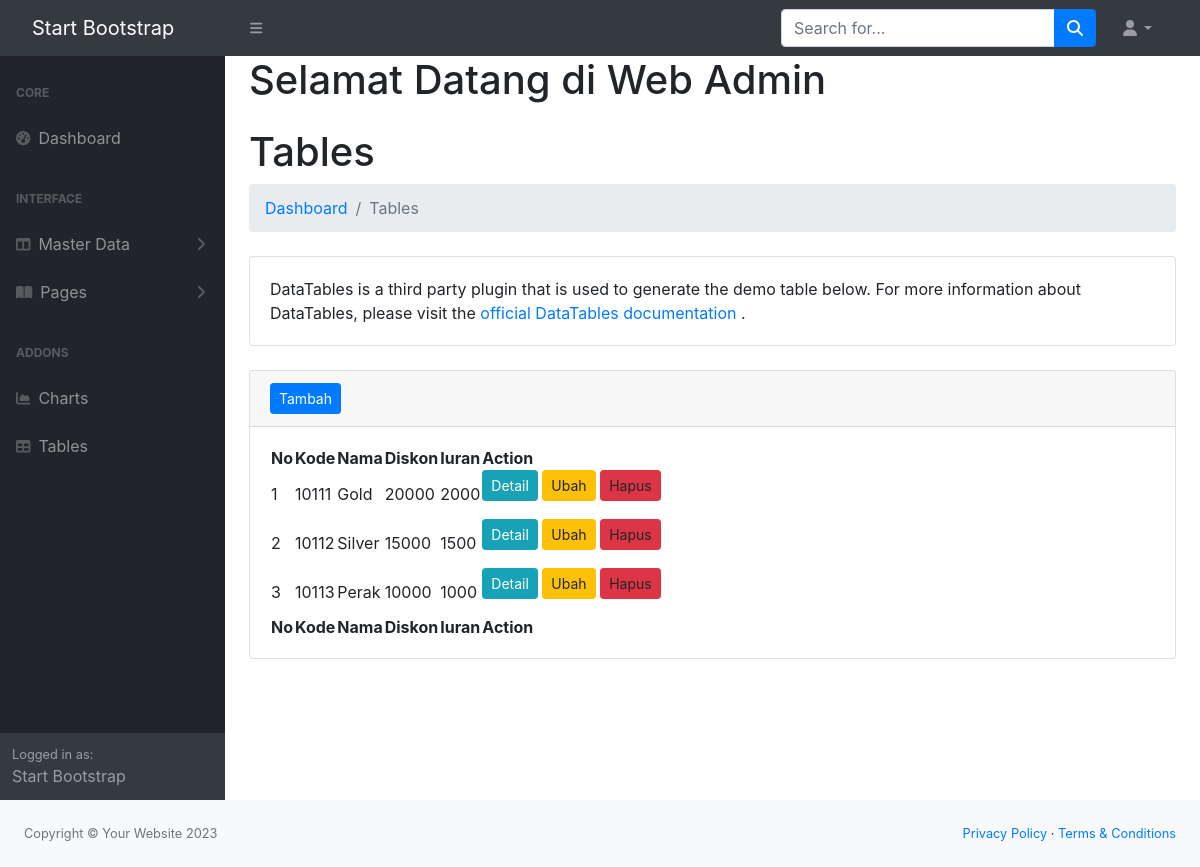
/admin/index.php?url=kartu, run on an earlier commit of the app's database.
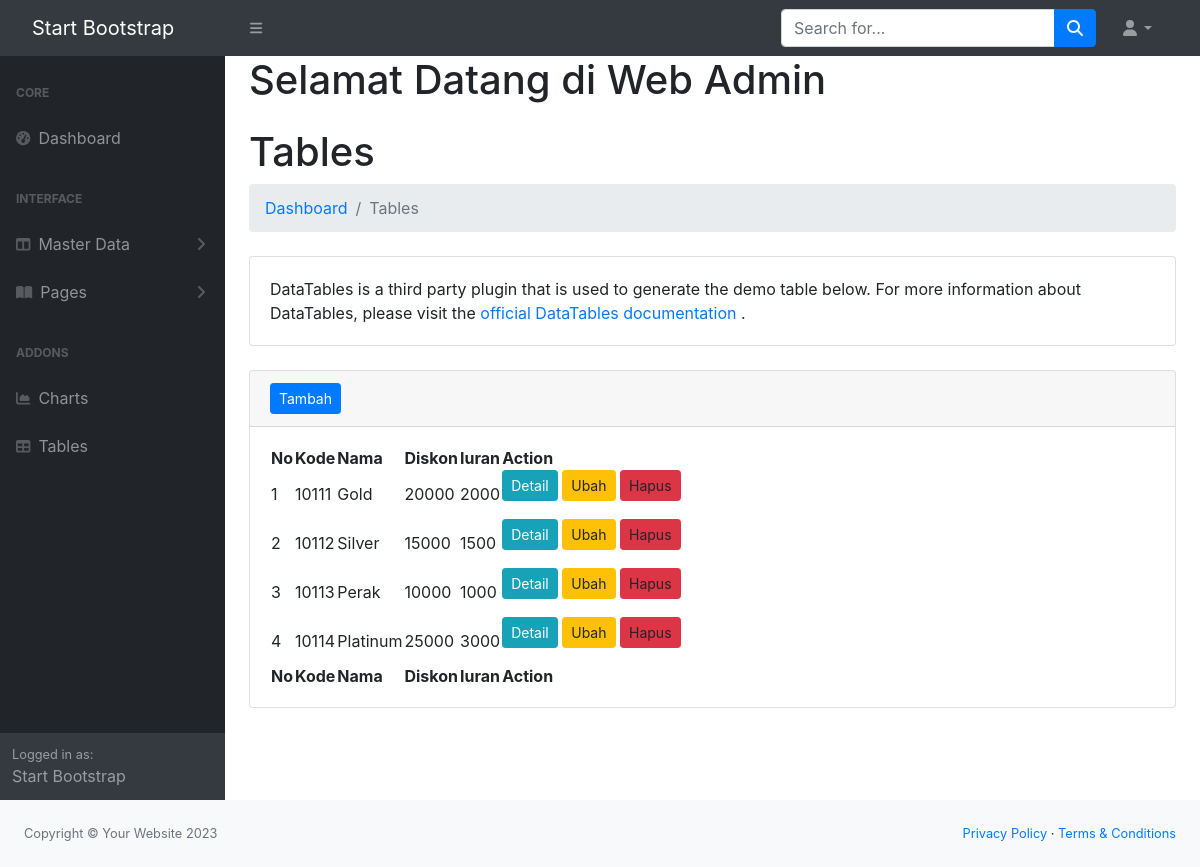
And on a later commit of the database.
### tables this page shows
CREATE TABLE `kartu` (
  `id` int(11) NOT NULL,
  `kode` varchar(10) DEFAULT NULL,
  `nama` varchar(30) NOT NULL,
  `diskon` double DEFAULT 0,
  `iuran` double DEFAULT 0
);

### admin/models/Kartu.php (called while the page is built, shortened)
<?php
class Kartu {
    private $koneksi;
    public function __construct(){
        global $dbh;
        $this->koneksi = $dbh;
    }
    public function Kartu(){
        $sql = "SELECT * FROM kartu";
        $ps = $this->koneksi->prepare($sql);
        $ps->execute();
        $rs = $ps->fetchAll();
        return $rs;
    }
    }
    ?>

### admin/kartu.php (the view, shortened to what this page needs)
<?php
$model = new Kartu();
$kartu = $model->Kartu();
?>
                        <h1 class="mt-4">Tables</h1>
                        <ol class="breadcrumb mb-4">
                            <li class="breadcrumb-item"><a href="index.html">Dashboard</a></li>
                            <li class="breadcrumb-item active">Tables</li>
                        </ol>
                        <div class="card mb-4">
                            <div class="card-body">
                                DataTables is a third party plugin that is used to generate the demo table below. For more information about DataTables, please visit the
                                <a target="_blank" href="https://datatables.net/">official DataTables documentation</a>
                                .
                            </div>
                        </div>
                        <div class="card mb-4">
                            <div class="card-header">
                                <a href="index.php?url=kartu_form" class="btn btn-primary btn-sm"> Tambah </a>
                            </div>
                            <div class="card-body">
                                <table id="datatablesSimple">
                                    <thead>
                                        <tr>
                                            <th>No</th>
                                            <th>Kode</th>
                                            <th>Nama</th>
                                            <th>Diskon</th>
                                            <th>Iuran</th>
                                            <th>Action</th>
                                        </tr>
                                    </thead>
                                    <tfoot>
                                        <tr>
                                            <th>No</th>
                                            <th>Kode</th>
                                            <th>Nama</th>
                                            <th>Diskon</th>
                                            <th>Iuran</th>
                                            <th>Action</th>
                                        </tr>
                                    </tfoot>
                                    <tbody>
                                        <?php
                                        $no = 1;
                                        foreach($kartu as $row){
                                        ?>
                                        <tr>
                                            <td><?= $no ?></td>
                                            <td><?= $row['kode']?></td>
                                            <td><?= $row['nama']?></td>
                                            <td><?= $row['diskon']?></td>
                                            <td><?= $row['iuran']?></td>
                                            <td>
                                                <form action="kartu_controller.php" method="post">
                                                    <a class="btn btn-info btn-sm" href="index.php?url=kartu_detail&id=<?= $row ['id'] ?>">Detail</a>
                                                    <a class="btn btn-warning btn-sm">Ubah</a>
                                                    <a class="btn btn-danger btn-sm">Hapus</a>
                                                </form>
                                            </td>
                                        </tr>
                                      <?php
                                        $no++;
                                    }
                                        ?>
                                    </tbody>
                                </table>
                            </div>
</div>
</div>

What changed in the data, as far as the page shows it:
added kartu: kode "10114", nama "Platinum", diskon "25000", iuran "3000"
